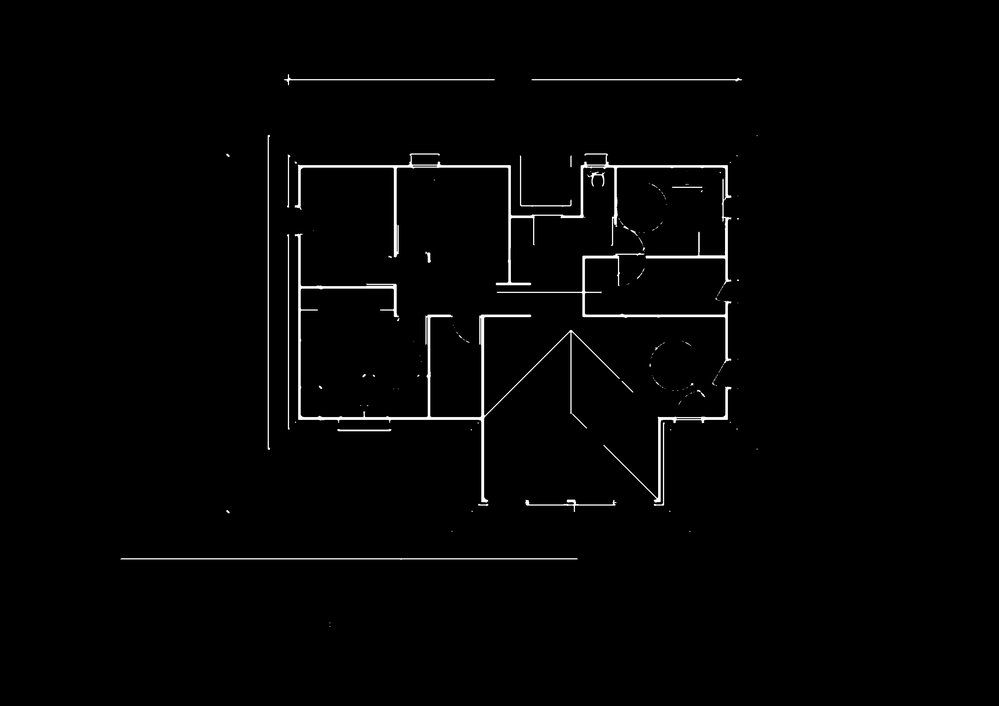
#> input picture data/PNG/preprocessed/IIa_A01001.png, 999 x 706 px, shrunk from 3508 x 2480 before the run; its folder holds only this picture in this run
$ jupyter execute crop_and_pad.ipynb
#> lines starting #> are read from the running program, lines starting #| are printed output that depends on the picture; after the words box and inside, x2 and y2 are one past the last pixel; in counts of white or black regions, pixels touching at a corner belong together
[cell 1]
import glob

images = glob.glob("../data/PNG/preprocessed/*")

[cell 2]
import cv2
from matplotlib import pyplot as plt

img = cv2.imread(images[0])
#> img is the input picture: shape (706, 999, 3); min 0, max 255, mean 3.7
gray = cv2.cvtColor(img, cv2.COLOR_BGR2GRAY)
plt.imshow(gray, cmap="gray")
plt.show()

[cell 3]
import numpy as np

padding = 100

# Find bounding box of all non-zero (white) pixels
coords = cv2.findNonZero(gray)
#> coords = contour of 26869 points, box (x1, y1, x2, y2) (118, 71, 760, 628), area 83940
if coords is None:
    raise ValueError("No white content found in the image.")

x, y, w, h = cv2.boundingRect(coords)
#> x = 118; y = 71; w = 642; h = 557

# Add padding, clamped to image bounds
H, W = img.shape[:2]
#> H = 706; W = 999
x1 = max(0, x - padding)
#> x1 = 18
y1 = max(0, y - padding)
#> y1 = 0
x2 = min(W, x + w + padding)
#> x2 = 860
y2 = min(H, y + h + padding)
#> y2 = 706

cropped = img[y1:y2, x1:x2]
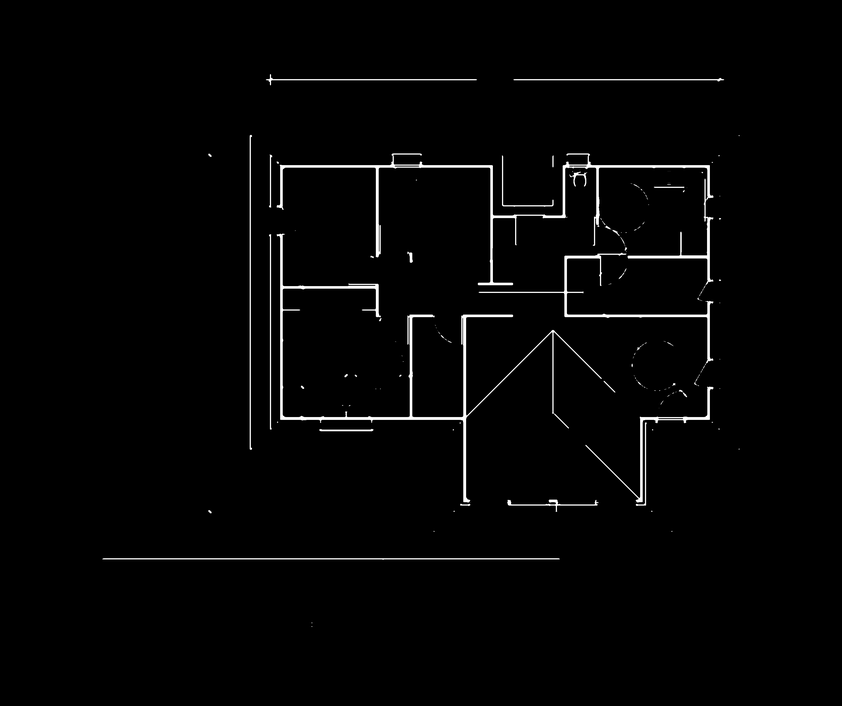
#> cropped: shape (706, 842, 3); min 0, max 255, mean 4.4
plt.imshow(cropped, cmap="gray")
plt.show()

[cell 4]
import os

def crop_and_pad(img, padding = 100):
#> called with padding = 100
    gray = cv2.cvtColor(img, cv2.COLOR_BGR2GRAY)
    coords = cv2.findNonZero(gray)
    if coords is None:
        raise ValueError("No white content found in the image.")

    x, y, w, h = cv2.boundingRect(coords)
#> x = 118; y = 71; w = 642; h = 557

    # Add padding, clamped to image bounds
    H, W = img.shape[:2]
#> H = 706; W = 999
    x1 = max(0, x - padding)
#> x1 = 18
    y1 = max(0, y - padding)
#> y1 = 0
    x2 = min(W, x + w + padding)
#> x2 = 860
    y2 = min(H, y + h + padding)
#> y2 = 706

    cropped = img[y1:y2, x1:x2]
    return cropped

for img_path in images:
    img = cv2.imread(img_path)
    cropped = crop_and_pad(img)

    if not os.path.exists('../data/PNG/crop_and_pad'):
        os.makedirs('../data/PNG/crop_and_pad')
    cv2.imwrite(os.path.join('../data/PNG/crop_and_pad', os.path.basename(img_path)), cropped)

    # fig, axes = plt.subplots(1, 2, figsize=(10, 5))
    # axes[0].imshow(img)
    # axes[0].set_title('Original')
    # axes[1].imshow(cropped)
    # axes[1].set_title('Cropped')
    # plt.show()


$ run again, on data/PNG/preprocessed/IIa_BN0803.png
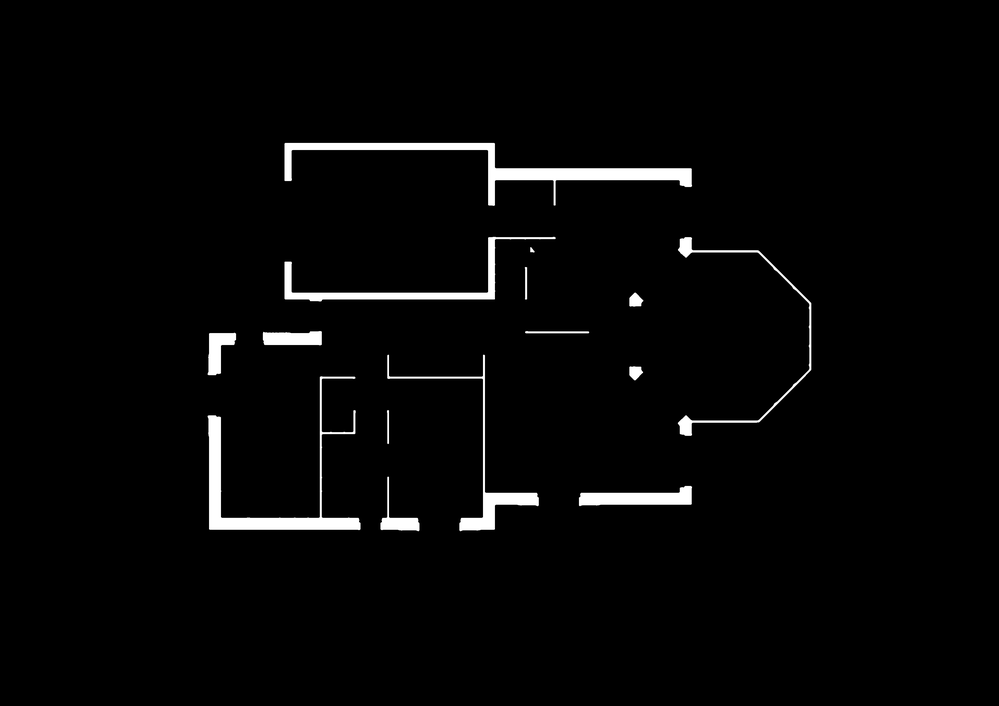
#> input picture data/PNG/preprocessed/IIa_BN0803.png, 999 x 706 px, shrunk from 3508 x 2480 before the run
#> img is the input picture: shape (706, 999, 3); min 0, max 255, mean 6.2
#> `coords = cv2.findNonZero(gray)`: coords = contour of 26003 points, box (x1, y1, x2, y2) (205, 140, 814, 534), area 49488
#> `x, y, w, h = cv2.boundingRect(coords)`: x = 205; y = 140; w = 609; h = 394
#> `x1 = max(0, x - padding)`: x1 = 105
#> `y1 = max(0, y - padding)`: y1 = 40
#> `x2 = min(W, x + w + padding)`: x2 = 914
#> `y2 = min(H, y + h + padding)`: y2 = 634
#> `cropped = img[y1:y2, x1:x2]`:
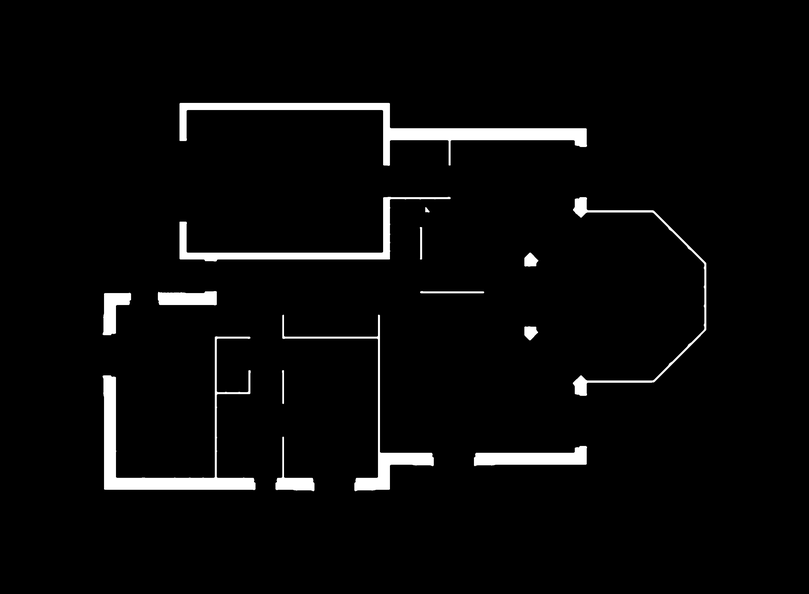
#> cropped: shape (594, 809, 3); min 0, max 255, mean 9.1
#> in crop_and_pad, `x, y, w, h = cv2.boundingRect(coords)`: x = 205; y = 140; w = 609; h = 394
#> in crop_and_pad, `x1 = max(0, x - padding)`: x1 = 105
#> in crop_and_pad, `y1 = max(0, y - padding)`: y1 = 40
#> in crop_and_pad, `x2 = min(W, x + w + padding)`: x2 = 914
#> in crop_and_pad, `y2 = min(H, y + h + padding)`: y2 = 634

$ run again, on data/PNG/preprocessed/IIa_BN0820.png
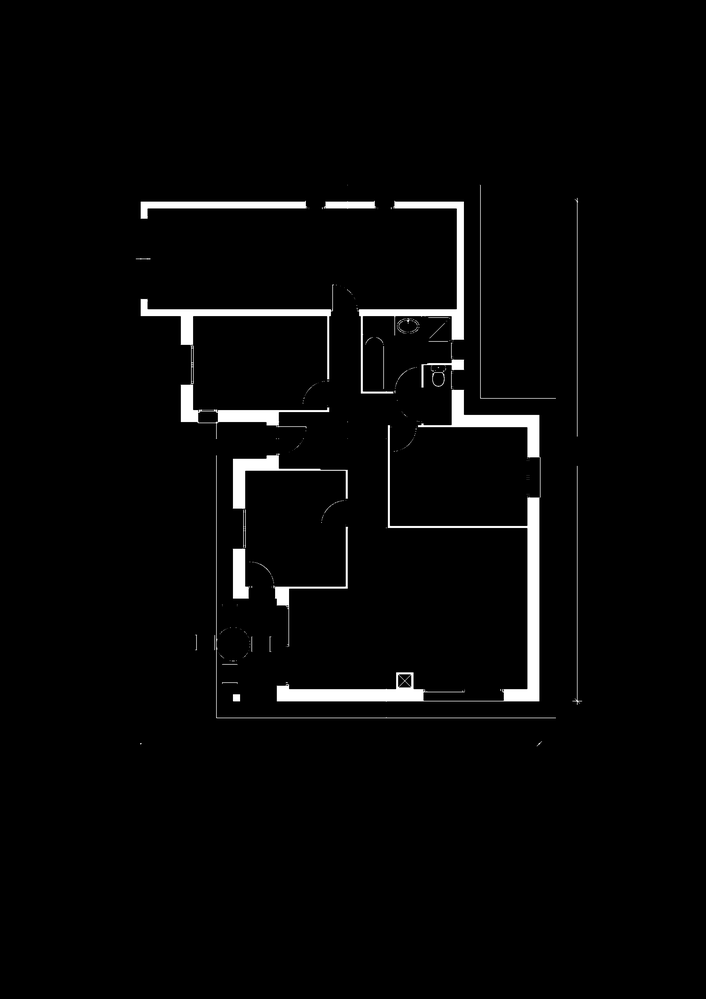
#> input picture data/PNG/preprocessed/IIa_BN0820.png, 706 x 999 px, shrunk from 2479 x 3508 before the run
#> img is the input picture: shape (999, 706, 3); min 0, max 255, mean 6.7
#> `coords = cv2.findNonZero(gray)`: coords = contour of 34338 points, box (x1, y1, x2, y2) (133, 182, 585, 749), area 18828
#> `x, y, w, h = cv2.boundingRect(coords)`: x = 133; y = 182; w = 452; h = 567
#> `x1 = max(0, x - padding)`: x1 = 33
#> `y1 = max(0, y - padding)`: y1 = 82
#> `x2 = min(W, x + w + padding)`: x2 = 685
#> `y2 = min(H, y + h + padding)`: y2 = 849
#> `cropped = img[y1:y2, x1:x2]`:
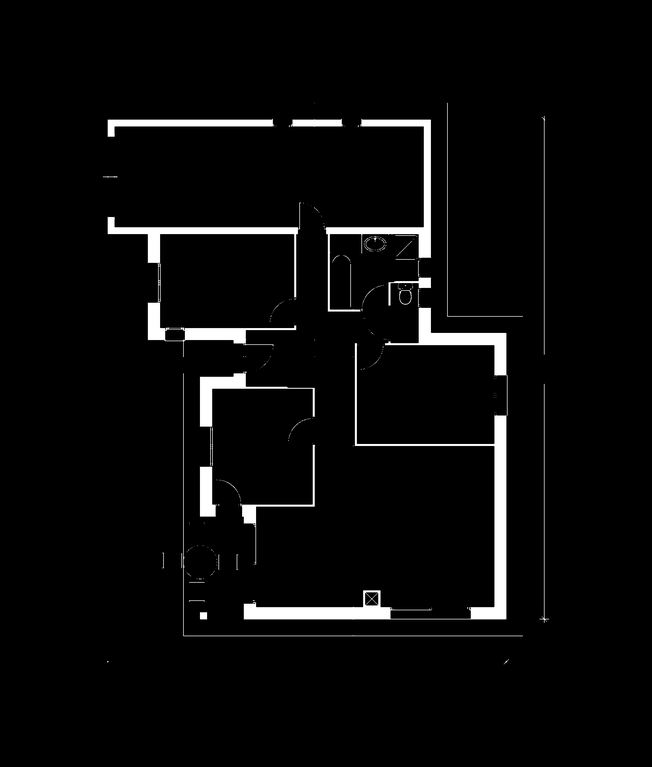
#> cropped: shape (767, 652, 3); min 0, max 255, mean 9.4
#> in crop_and_pad, `x, y, w, h = cv2.boundingRect(coords)`: x = 133; y = 182; w = 452; h = 567
#> in crop_and_pad, `x1 = max(0, x - padding)`: x1 = 33
#> in crop_and_pad, `y1 = max(0, y - padding)`: y1 = 82
#> in crop_and_pad, `x2 = min(W, x + w + padding)`: x2 = 685
#> in crop_and_pad, `y2 = min(H, y + h + padding)`: y2 = 849

$ run again, on data/PNG/preprocessed/IIa_BS0601.png
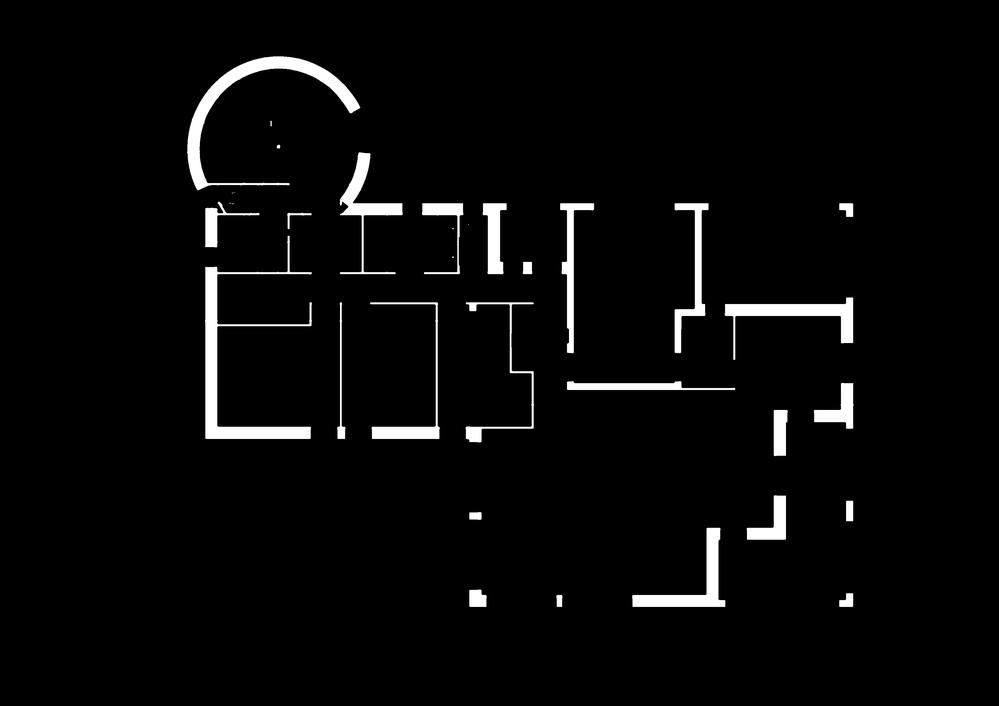
#> input picture data/PNG/preprocessed/IIa_BS0601.png, 999 x 706 px, shrunk from 3508 x 2480 before the run
#> img is the input picture: shape (706, 999, 3); min 0, max 255, mean 8.8
#> `coords = cv2.findNonZero(gray)`: coords = contour of 35950 points, box (x1, y1, x2, y2) (184, 54, 856, 610), area 31008
#> `x, y, w, h = cv2.boundingRect(coords)`: x = 184; y = 54; w = 672; h = 556
#> `x1 = max(0, x - padding)`: x1 = 84
#> `y1 = max(0, y - padding)`: y1 = 0
#> `x2 = min(W, x + w + padding)`: x2 = 956
#> `y2 = min(H, y + h + padding)`: y2 = 706
#> `cropped = img[y1:y2, x1:x2]`:
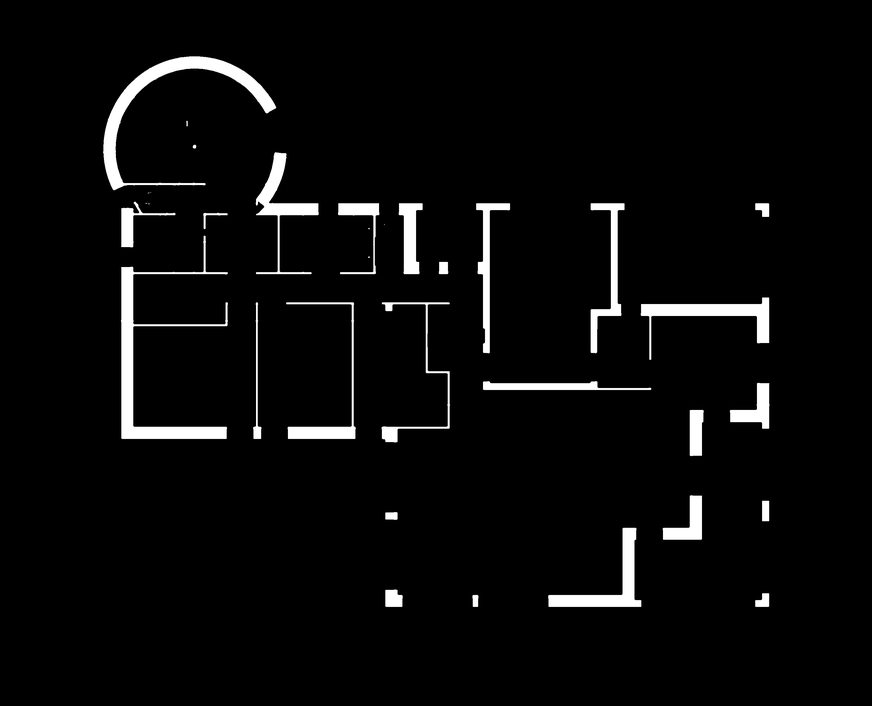
#> cropped: shape (706, 872, 3); min 0, max 255, mean 10
#> in crop_and_pad, `x, y, w, h = cv2.boundingRect(coords)`: x = 184; y = 54; w = 672; h = 556
#> in crop_and_pad, `x1 = max(0, x - padding)`: x1 = 84
#> in crop_and_pad, `y1 = max(0, y - padding)`: y1 = 0
#> in crop_and_pad, `x2 = min(W, x + w + padding)`: x2 = 956
#> in crop_and_pad, `y2 = min(H, y + h + padding)`: y2 = 706

$ run again, on data/PNG/preprocessed/IIa_AP3301.png
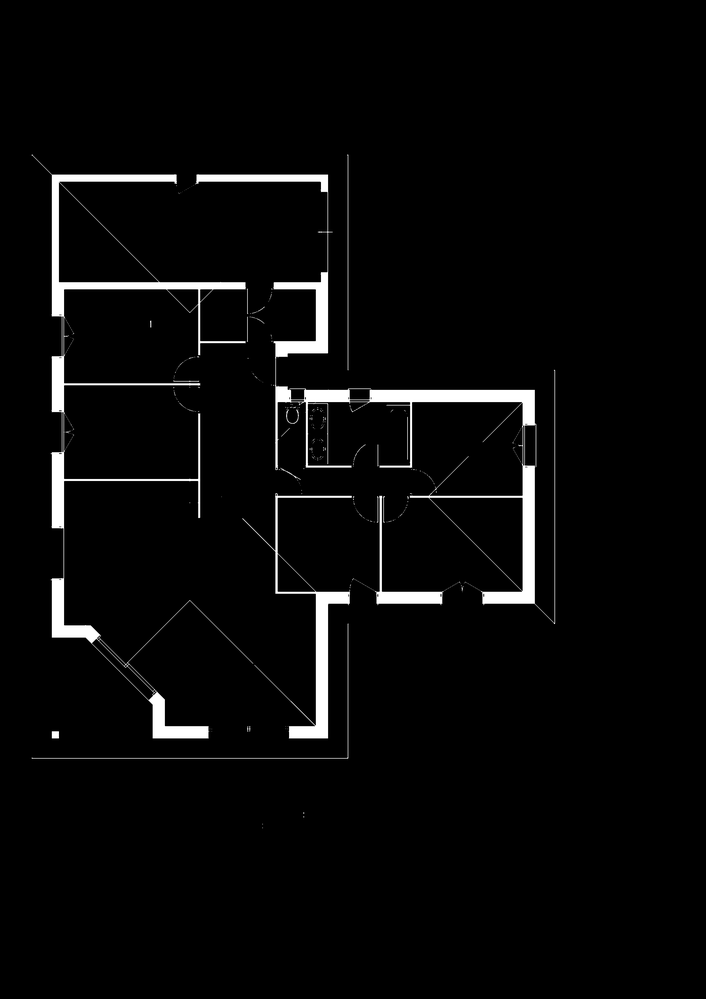
#> input picture data/PNG/preprocessed/IIa_AP3301.png, 706 x 999 px, shrunk from 2479 x 3508 before the run
#> img is the input picture: shape (999, 706, 3); min 0, max 255, mean 8.3
#> `coords = cv2.findNonZero(gray)`: coords = contour of 43187 points, box (x1, y1, x2, y2) (29, 152, 558, 831), area 76782
#> `x, y, w, h = cv2.boundingRect(coords)`: x = 29; y = 152; w = 529; h = 679
#> `x1 = max(0, x - padding)`: x1 = 0
#> `y1 = max(0, y - padding)`: y1 = 52
#> `x2 = min(W, x + w + padding)`: x2 = 658
#> `y2 = min(H, y + h + padding)`: y2 = 931
#> `cropped = img[y1:y2, x1:x2]`:
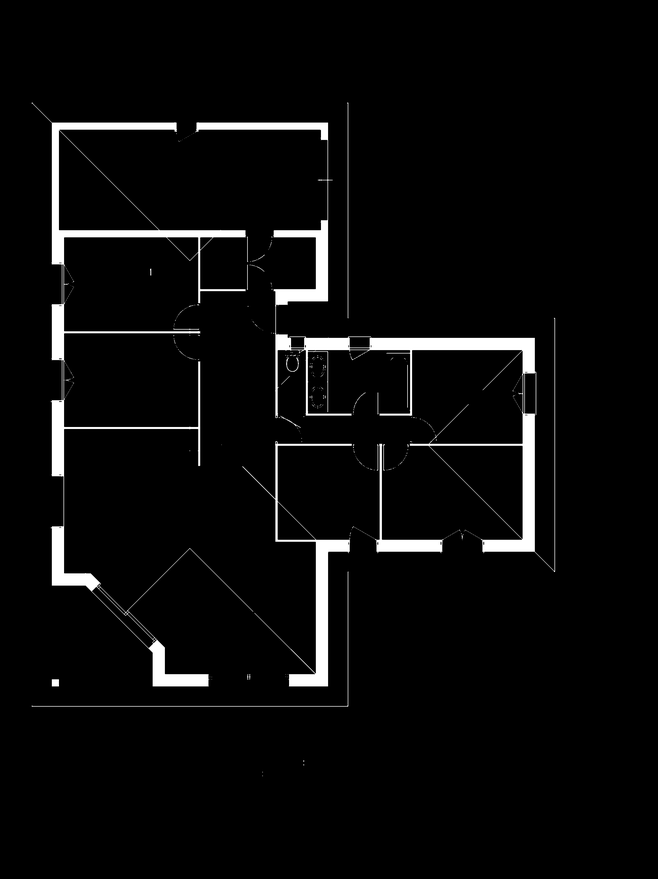
#> cropped: shape (879, 658, 3); min 0, max 255, mean 10.1
#> in crop_and_pad, `x, y, w, h = cv2.boundingRect(coords)`: x = 29; y = 152; w = 529; h = 679
#> in crop_and_pad, `x1 = max(0, x - padding)`: x1 = 0
#> in crop_and_pad, `y1 = max(0, y - padding)`: y1 = 52
#> in crop_and_pad, `x2 = min(W, x + w + padding)`: x2 = 658
#> in crop_and_pad, `y2 = min(H, y + h + padding)`: y2 = 931
